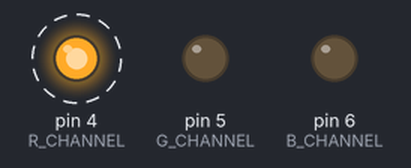
Recording of a sketch running on a simulated Arduino Uno, built with avr-gcc and run on an emulated ATmega328P. Shown: output pins drawn as LEDs (lit = HIGH). Dashed ring = blinking.

Above: at 1.2 s.
Timing chart, 0 to 5.9 s (numbered marks = the images above):
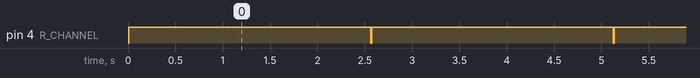

Measured:
- by itself, pin 4 (R_CHANNEL): alternates HIGH for 2.6 s and LOW for 0.01 s

The sketch:

02_LED_test.ino
```cpp
// (licence header left out)
// PWM Outputs
const byte R_CHANNEL = 4;
const byte G_CHANNEL = 5;
const byte B_CHANNEL = 6;

void setup(){
  pinMode(R_CHANNEL, OUTPUT);
  pinMode(G_CHANNEL, OUTPUT);
  pinMode(B_CHANNEL, OUTPUT);
}

void loop(){
  fade(R_CHANNEL);
  fade(G_CHANNEL);
  fade(B_CHANNEL);
}

void fade(byte c){
  for(byte val = 0; val <= 255; val++){
    digitalWrite(c, val);
    delay(10);
  }

  for(byte val = 0; val >= 0; val--){
    digitalWrite(c, val);
    delay(10);
  }

  delay(100);
  return;
}
```
